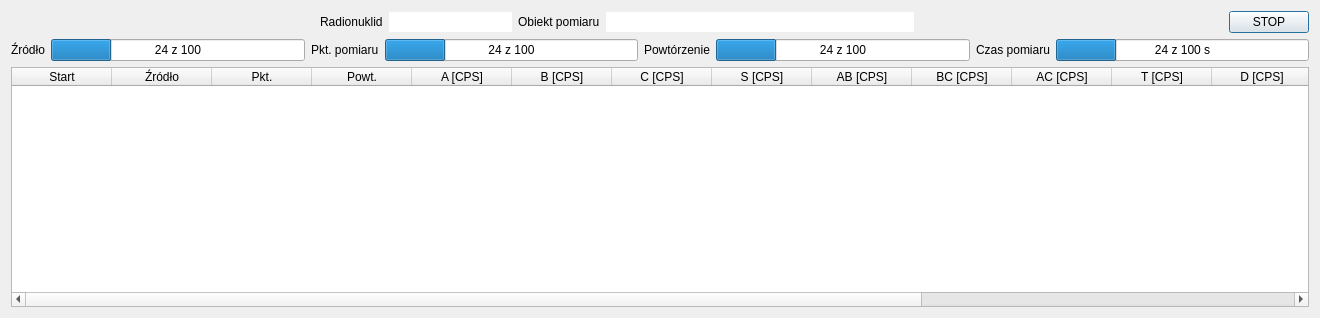
<?xml version="1.0" encoding="UTF-8"?>
<ui version="4.0">
 <class>MeasurementDialog</class>
 <widget class="QDialog" name="MeasurementDialog">
  <property name="geometry">
   <rect>
    <x>0</x>
    <y>0</y>
    <width>1320</width>
    <height>318</height>
   </rect>
  </property>
  <property name="windowTitle">
   <string>Pomiar</string>
  </property>
  <layout class="QGridLayout" name="gridLayout">
   <item row="0" column="0">
    <layout class="QHBoxLayout" name="horizontalLayout_2">
     <item>
      <spacer name="horizontalSpacer">
       <property name="orientation">
        <enum>Qt::Horizontal</enum>
       </property>
       <property name="sizeHint" stdset="0">
        <size>
         <width>40</width>
         <height>20</height>
        </size>
       </property>
      </spacer>
     </item>
     <item>
      <widget class="QLabel" name="label">
       <property name="text">
        <string>Radionuklid</string>
       </property>
      </widget>
     </item>
     <item>
      <widget class="QLineEdit" name="nuclide_lineEdit">
       <property name="sizePolicy">
        <sizepolicy hsizetype="Preferred" vsizetype="Fixed">
         <horstretch>0</horstretch>
         <verstretch>0</verstretch>
        </sizepolicy>
       </property>
       <property name="font">
        <font>
         <weight>75</weight>
         <bold>true</bold>
        </font>
       </property>
       <property name="frame">
        <bool>false</bool>
       </property>
       <property name="readOnly">
        <bool>true</bool>
       </property>
      </widget>
     </item>
     <item>
      <widget class="QLabel" name="label_6">
       <property name="text">
        <string>Obiekt pomiaru</string>
       </property>
      </widget>
     </item>
     <item>
      <widget class="QLineEdit" name="measurementObject_lineEdit">
       <property name="font">
        <font>
         <weight>75</weight>
         <bold>true</bold>
        </font>
       </property>
       <property name="frame">
        <bool>false</bool>
       </property>
       <property name="readOnly">
        <bool>true</bool>
       </property>
      </widget>
     </item>
     <item>
      <spacer name="horizontalSpacer_2">
       <property name="orientation">
        <enum>Qt::Horizontal</enum>
       </property>
       <property name="sizeHint" stdset="0">
        <size>
         <width>40</width>
         <height>20</height>
        </size>
       </property>
      </spacer>
     </item>
     <item>
      <widget class="QPushButton" name="stop_pushButton">
       <property name="text">
        <string>STOP</string>
       </property>
      </widget>
     </item>
    </layout>
   </item>
   <item row="1" column="0">
    <layout class="QHBoxLayout" name="horizontalLayout">
     <item>
      <widget class="QLabel" name="label_2">
       <property name="text">
        <string>Źródło</string>
       </property>
      </widget>
     </item>
     <item>
      <widget class="QProgressBar" name="sources_progressBar">
       <property name="value">
        <number>24</number>
       </property>
       <property name="alignment">
        <set>Qt::AlignCenter</set>
       </property>
       <property name="format">
        <string>%v z %m</string>
       </property>
      </widget>
     </item>
     <item>
      <widget class="QLabel" name="label_3">
       <property name="text">
        <string>Pkt. pomiaru</string>
       </property>
      </widget>
     </item>
     <item>
      <widget class="QProgressBar" name="points_progressBar">
       <property name="value">
        <number>24</number>
       </property>
       <property name="alignment">
        <set>Qt::AlignCenter</set>
       </property>
       <property name="format">
        <string>%v z %m</string>
       </property>
      </widget>
     </item>
     <item>
      <widget class="QLabel" name="label_4">
       <property name="text">
        <string>Powtórzenie</string>
       </property>
      </widget>
     </item>
     <item>
      <widget class="QProgressBar" name="repeating_progressBar">
       <property name="value">
        <number>24</number>
       </property>
       <property name="alignment">
        <set>Qt::AlignCenter</set>
       </property>
       <property name="format">
        <string>%v z %m</string>
       </property>
      </widget>
     </item>
     <item>
      <widget class="QLabel" name="label_5">
       <property name="text">
        <string>Czas pomiaru</string>
       </property>
      </widget>
     </item>
     <item>
      <widget class="QProgressBar" name="time_progressBar">
       <property name="value">
        <number>24</number>
       </property>
       <property name="alignment">
        <set>Qt::AlignCenter</set>
       </property>
       <property name="format">
        <string>%v z %m s</string>
       </property>
      </widget>
     </item>
    </layout>
   </item>
   <item row="2" column="0">
    <widget class="QTableWidget" name="counts_tableWidget">
     <column>
      <property name="text">
       <string>Start</string>
      </property>
     </column>
     <column>
      <property name="text">
       <string>Źródło</string>
      </property>
     </column>
     <column>
      <property name="text">
       <string>Pkt.</string>
      </property>
     </column>
     <column>
      <property name="text">
       <string>Powt.</string>
      </property>
     </column>
     <column>
      <property name="text">
       <string>A [CPS]</string>
      </property>
     </column>
     <column>
      <property name="text">
       <string>B [CPS]</string>
      </property>
     </column>
     <column>
      <property name="text">
       <string>C [CPS]</string>
      </property>
     </column>
     <column>
      <property name="text">
       <string>S [CPS]</string>
      </property>
     </column>
     <column>
      <property name="text">
       <string>AB [CPS]</string>
      </property>
     </column>
     <column>
      <property name="text">
       <string>BC [CPS]</string>
      </property>
     </column>
     <column>
      <property name="text">
       <string>AC [CPS]</string>
      </property>
     </column>
     <column>
      <property name="text">
       <string>T [CPS]</string>
      </property>
     </column>
     <column>
      <property name="text">
       <string>D [CPS]</string>
      </property>
     </column>
     <column>
      <property name="text">
       <string>TDCR</string>
      </property>
     </column>
     <column>
      <property name="text">
       <string>DT [%]</string>
      </property>
     </column>
     <column>
      <property name="text">
       <string>Rel.1</string>
      </property>
     </column>
     <column>
      <property name="text">
       <string>Rel.2</string>
      </property>
     </column>
    </widget>
   </item>
  </layout>
 </widget>
 <resources/>
 <connections/>
</ui>
